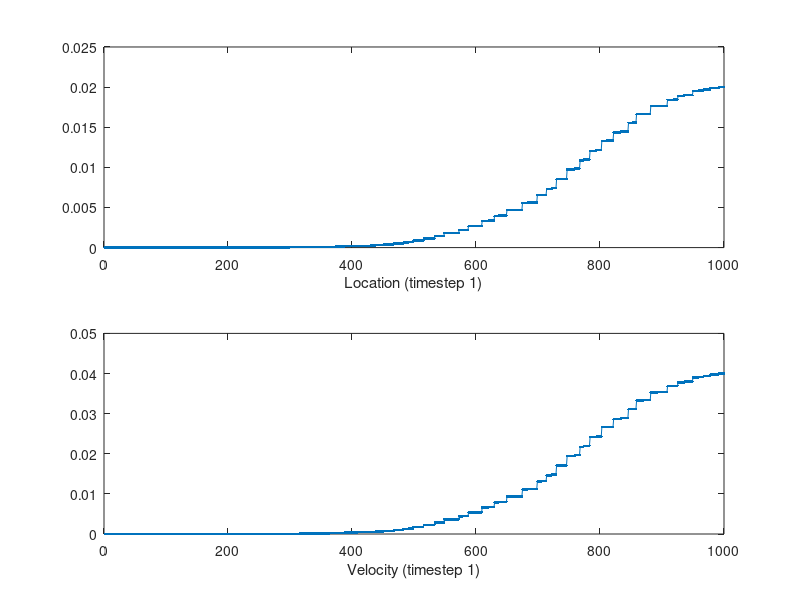
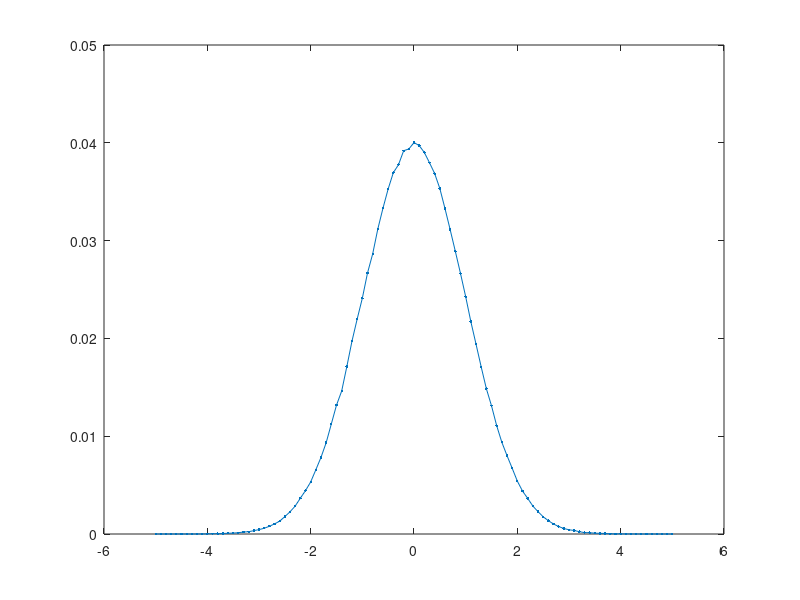

Reproduce these figures in MATLAB, in order.

%-----------------------------
% Establish the time vector
T = 0.01;
N = 1000000;
t = (0:N-1)*T;

%-------------------
%set up initial bins
max = 5; min = -5;
bins = min:0.1:max;


%-----------------------------
% Generate the acceleration pdf
Avar = 1;  Amean = 0;

Astdv = sqrt(Avar);
At = Astdv*randn(1,N) + Amean;
At = At - mean(At) + Amean;


Ahist = hist(At,bins);
Ahist = Ahist/sum(Ahist);
figure(2); plot(bins,Ahist,'.-');

%initialize variables
x = 0; v = 0;
d_update = [];
v_update = [];

%------------
%Take random samples
for j=1:1000
    %grab a new element at random
    r = datasample(1:length(Ahist),1);

    d_update = [d_update, x + v + 0.5*Ahist(r)];
    v_update = [v_update, v + Ahist(r)];
end

%--------------
%arrange from lowest to highest
d_updateSorted = sort(d_update);
v_updateSorted = sort(v_update);

%Plot?
figure(1); 
subplot(2,1,1);
plot(d_updateSorted, '.-');
xlabel('Location (timestep 1)'); 

subplot(2,1,2);
plot(v_updateSorted, '.-');
xlabel('Velocity (timestep 1)'); 

%---------------
%Timestep 2:


